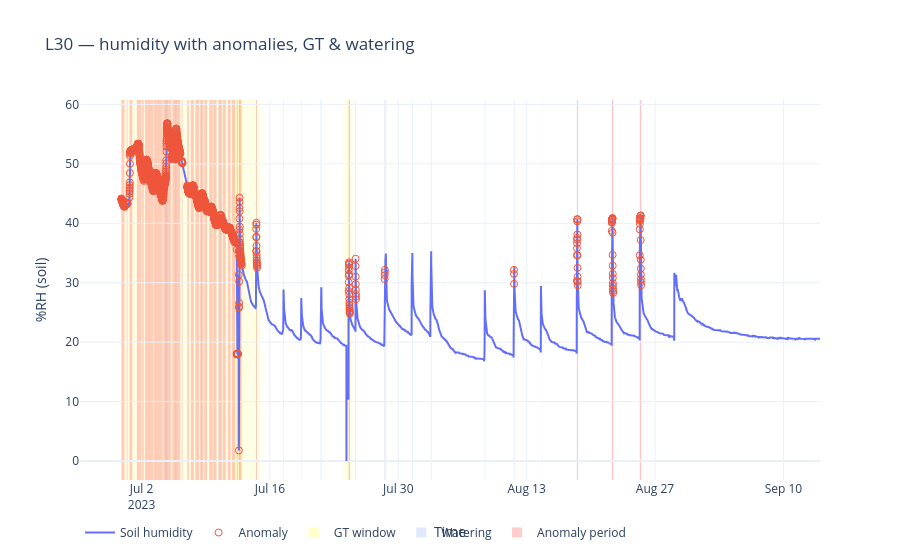

Here is the notebook cell this chart was saved with:
### Markdown cell above
# Plotting Humidity with Anomalies

### Code cell
def plot_interactive(d_line, periods, gt_windows, title=''):
    d = d_line.copy()
    shapes = []

    # --- GT windows (bright yellow) ---
    for s, e, _label in gt_windows:
        shapes.append(dict(
            type='rect', x0=s, x1=e, y0=0, y1=1, xref='x', yref='paper',
            fillcolor='yellow', opacity=0.1, line=dict(width=0), layer='below'
        ))

    # --- Watering periods (as shaded bands, not markers) ---
    wper = periods_from_flag(d, flag_col='watering', time_col='dt')
    for row in wper.itertuples(index=False):
        shapes.append(dict(
            type='rect',
            x0=row.start,
            x1=row.end + pd.Timedelta(minutes=10),  # include the last step
            y0=0, y1=1, xref='x', yref='paper',
            fillcolor="#049df0", opacity=0.1, line=dict(width=0), layer='below'
        ))

    # --- Anomaly periods (red) ---
    for row in periods.itertuples(index=False):
        shapes.append(dict(
            type='rect',
            x0=row.start,
            x1=row.end + pd.Timedelta(minutes=10),
            y0=0, y1=1, xref='x', yref='paper',
            fillcolor='red', opacity=0.2, line=dict(width=0), layer='below'
        ))

    # Figure & traces
    fig = go.Figure()

    # main signal
    fig.add_trace(go.Scatter(
        x=d['dt'], y=d['humidity'],
        mode='lines', name='Soil humidity'
    ))

    # anomaly points with rich hover (GT + plain-English reasons)
    da = d[d['is_anom']].copy()
    hover_text = []
    for _, r in da.iterrows():
        reasons = r.get('plain_english') or r.get('shap_summary') or ''
        ht = (f"<b>{r['dt']}</b><br>"
              f"humidity: {r['humidity']:.2f}%<br>"
              f"score: {r['score']:.3f}<br>"
              f"GT: <b>{r['gt_window_label'] or '—'}</b>")
        if reasons:
            ht += f"<br>why: {reasons}"
        hover_text.append(ht)

    fig.add_trace(go.Scatter(
        x=da['dt'], y=da['humidity'],
        mode='markers', name='Anomaly',
        marker=dict(size=7, symbol='circle-open'),
        hovertemplate='%{text}', text=hover_text
    ))

    # add legend entries for shaded bands using small, non-intrusive markers
    # GT window (yellow)
    fig.add_trace(go.Scatter(
        x=[None], y=[None],
        mode='markers',
        marker=dict(size=10, color='yellow',opacity = 0.22, symbol='square'),
        name='GT window',
        hoverinfo='skip',
        showlegend=True
    ))
    # Watering (blue)
    fig.add_trace(go.Scatter(
        x=[None], y=[None],
        mode='markers',
        marker=dict(size=10, color='cornflowerblue', opacity=0.12, symbol='square'),
        name='Watering',
        hoverinfo='skip',
        showlegend=True
    ))
    # Anomaly periods (red)
    fig.add_trace(go.Scatter(
        x=[None], y=[None],
        mode='markers',
        marker=dict(size=10, color='red', opacity=0.15, symbol='square'),
        name='Anomaly period',
        hoverinfo='skip',
        showlegend=True
    ))




    # apply shaded bands (behind traces)
    fig.update_layout(
        shapes=shapes,
        title=title,
        legend=dict(orientation='h'),
        template='plotly_white',
        hovermode="x unified"
    )
    fig.update_xaxes(title='Time')
    fig.update_yaxes(title='%RH (soil)')
    fig.show()


plot_interactive(d_line, periods, GT_WINDOWS, title=f"{line} — humidity with anomalies, GT & watering")

### Figure 1 — Plotly figure (JSON) as saved in the notebook; plotly's stock layout.template omitted (floating-point values rounded to 4 significant figures; data arrays with more than 128 entries replaced by an {"elided": "..."} marker saying what was removed)
{"data": [{"mode": "lines", "name": "Soil humidity", "type": "scatter", "x": {"elided": "10979 str values"}, "y": {"elided": "10979 float values"}}, {"hovertemplate": "%{text}", "marker": {"size": 7, "symbol": "circle-open"}, "mode": "markers", "name": "Anomaly", "text": {"elided": "1440 str values"}, "type": "scatter", "x": {"elided": "1440 str values"}, "y": {"elided": "1440 float values"}}, {"hoverinfo": "skip", "marker": {"color": "yellow", "opacity": 0.22, "size": 10, "symbol": "square"}, "mode": "markers", "name": "GT window", "showlegend": true, "type": "scatter", "x": [null], "y": [null]}, {"hoverinfo": "skip", "marker": {"color": "cornflowerblue", "opacity": 0.12, "size": 10, "symbol": "square"}, "mode": "markers", "name": "Watering", "showlegend": true, "type": "scatter", "x": [null], "y": [null]}, {"hoverinfo": "skip", "marker": {"color": "red", "opacity": 0.15, "size": 10, "symbol": "square"}, "mode": "markers", "name": "Anomaly period", "showlegend": true, "type": "scatter", "x": [null], "y": [null]}], "layout": {"hovermode": "x unified", "legend": {"orientation": "h"}, "shapes": [{"fillcolor": "yellow", "layer": "below", "line": {"width": 0}, "opacity": 0.1, "type": "rect", "x0": "2023-07-12T00:00:00", "x1": "2023-07-12T23:59:00", "xref": "x", "y0": 0, "y1": 1, "yref": "paper"}, {"fillcolor": "yellow", "layer": "below", "line": {"width": 0}, "opacity": 0.1, "type": "rect", "x0": "2023-07-24T00:00:00", "x1": "2023-07-24T23:59:00", "xref": "x", "y0": 0, "y1": 1, "yref": "paper"}, {"fillcolor": "yellow", "layer": "below", "line": {"width": 0}, "opacity": 0.1, "type": "rect", "x0": "2023-06-29T18:10:00", "x1": "2023-07-14T23:59:00", "xref": "x", "y0": 0, "y1": 1, "yref": "paper"}, {"fillcolor": "#049df0", "layer": "below", "line": {"width": 0}, "opacity": 0.1, "type": "rect", "x0": "2023-07-04T09:40:00", "x1": "2023-07-04T10:30:00", "xref": "x", "y0": 0, "y1": 1, "yref": "paper"}, {"fillcolor": "#049df0", "layer": "below", "line": {"width": 0}, "opacity": 0.1, "type": "rect", "x0": "2023-07-04T13:40:00", "x1": "2023-07-04T20:00:00", "xref": "x", "y0": 0, "y1": 1, "yref": "paper"}, {"fillcolor": "#049df0", "layer": "below", "line": {"width": 0}, "opacity": 0.1, "type": "rect", "x0": "2023-07-05T15:00:00", "x1": "2023-07-05T15:30:00", "xref": "x", "y0": 0, "y1": 1, "yref": "paper"}, {"fillcolor": "#049df0", "layer": "below", "line": {"width": 0}, "opacity": 0.1, "type": "rect", "x0": "2023-07-05T16:00:00", "x1": "2023-07-05T19:30:00", "xref": "x", "y0": 0, "y1": 1, "yref": "paper"}, {"fillcolor": "#049df0", "layer": "below", "line": {"width": 0}, "opacity": 0.1, "type": "rect", "x0": "2023-07-08T12:30:00", "x1": "2023-07-08T14:20:00", "xref": "x", "y0": 0, "y1": 1, "yref": "paper"}, {"fillcolor": "#049df0", "layer": "below", "line": {"width": 0}, "opacity": 0.1, "type": "rect", "x0": "2023-07-10T08:20:00", "x1": "2023-07-10T09:00:00", "xref": "x", "y0": 0, "y1": 1, "yref": "paper"}, {"fillcolor": "#049df0", "layer": "below", "line": {"width": 0}, "opacity": 0.1, "type": "rect", "x0": "2023-07-10T12:30:00", "x1": "2023-07-10T14:40:00", "xref": "x", "y0": 0, "y1": 1, "yref": "paper"}, {"fillcolor": "#049df0", "layer": "below", "line": {"width": 0}, "opacity": 0.1, "type": "rect", "x0": "2023-07-12T15:00:00", "x1": "2023-07-12T17:30:00", "xref": "x", "y0": 0, "y1": 1, "yref": "paper"}, {"fillcolor": "#049df0", "layer": "below", "line": {"width": 0}, "opacity": 0.1, "type": "rect", "x0": "2023-07-14T10:50:00", "x1": "2023-07-14T11:20:00", "xref": "x", "y0": 0, "y1": 1, "yref": "paper"}, {"fillcolor": "#049df0", "layer": "below", "line": {"width": 0}, "opacity": 0.1, "type": "rect", "x0": "2023-07-14T11:50:00", "x1": "2023-07-14T13:20:00", "xref": "x", "y0": 0, "y1": 1, "yref": "paper"}, {"fillcolor": "#049df0", "layer": "below", "line": {"width": 0}, "opacity": 0.1, "type": "rect", "x0": "2023-07-17T10:20:00", "x1": "2023-07-17T12:40:00", "xref": "x", "y0": 0, "y1": 1, "yref": "paper"}, {"fillcolor": "#049df0", "layer": "below", "line": {"width": 0}, "opacity": 0.1, "type": "rect", "x0": "2023-07-19T09:00:00", "x1": "2023-07-19T11:10:00", "xref": "x", "y0": 0, "y1": 1, "yref": "paper"}, {"fillcolor": "#049df0", "layer": "below", "line": {"width": 0}, "opacity": 0.1, "type": "rect", "x0": "2023-07-21T12:00:00", "x1": "2023-07-21T15:50:00", "xref": "x", "y0": 0, "y1": 1, "yref": "paper"}, {"fillcolor": "#049df0", "layer": "below", "line": {"width": 0}, "opacity": 0.1, "type": "rect", "x0": "2023-07-24T14:20:00", "x1": "2023-07-24T16:40:00", "xref": "x", "y0": 0, "y1": 1, "yref": "paper"}, {"fillcolor": "#049df0", "layer": "below", "line": {"width": 0}, "opacity": 0.1, "type": "rect", "x0": "2023-07-28T12:00:00", "x1": "2023-07-28T12:10:00", "xref": "x", "y0": 0, "y1": 1, "yref": "paper"}, {"fillcolor": "#049df0", "layer": "below", "line": {"width": 0}, "opacity": 0.1, "type": "rect", "x0": "2023-07-28T12:20:00", "x1": "2023-07-28T17:10:00", "xref": "x", "y0": 0, "y1": 1, "yref": "paper"}, {"fillcolor": "#049df0", "layer": "below", "line": {"width": 0}, "opacity": 0.1, "type": "rect", "x0": "2023-07-29T10:30:00", "x1": "2023-07-29T10:50:00", "xref": "x", "y0": 0, "y1": 1, "yref": "paper"}, {"fillcolor": "#049df0", "layer": "below", "line": {"width": 0}, "opacity": 0.1, "type": "rect", "x0": "2023-07-29T17:00:00", "x1": "2023-07-29T17:10:00", "xref": "x", "y0": 0, "y1": 1, "yref": "paper"}, {"fillcolor": "#049df0", "layer": "below", "line": {"width": 0}, "opacity": 0.1, "type": "rect", "x0": "2023-07-30T10:20:00", "x1": "2023-07-30T10:30:00", "xref": "x", "y0": 0, "y1": 1, "yref": "paper"}, {"fillcolor": "#049df0", "layer": "below", "line": {"width": 0}, "opacity": 0.1, "type": "rect", "x0": "2023-07-31T11:10:00", "x1": "2023-07-31T11:20:00", "xref": "x", "y0": 0, "y1": 1, "yref": "paper"}, {"fillcolor": "#049df0", "layer": "below", "line": {"width": 0}, "opacity": 0.1, "type": "rect", "x0": "2023-07-31T12:00:00", "x1": "2023-07-31T14:40:00", "xref": "x", "y0": 0, "y1": 1, "yref": "paper"}, {"fillcolor": "#049df0", "layer": "below", "line": {"width": 0}, "opacity": 0.1, "type": "rect", "x0": "2023-08-02T13:10:00", "x1": "2023-08-02T16:10:00", "xref": "x", "y0": 0, "y1": 1, "yref": "paper"}, {"fillcolor": "#049df0", "layer": "below", "line": {"width": 0}, "opacity": 0.1, "type": "rect", "x0": "2023-08-08T10:00:00", "x1": "2023-08-08T12:40:00", "xref": "x", "y0": 0, "y1": 1, "yref": "paper"}, {"fillcolor": "#049df0", "layer": "below", "line": {"width": 0}, "opacity": 0.1, "type": "rect", "x0": "2023-08-11T15:30:00", "x1": "2023-08-11T17:10:00", "xref": "x", "y0": 0, "y1": 1, "yref": "paper"}, {"fillcolor": "#049df0", "layer": "below", "line": {"width": 0}, "opacity": 0.1, "type": "rect", "x0": "2023-08-11T17:20:00", "x1": "2023-08-11T18:10:00", "xref": "x", "y0": 0, "y1": 1, "yref": "paper"}, {"fillcolor": "#049df0", "layer": "below", "line": {"width": 0}, "opacity": 0.1, "type": "rect", "x0": "2023-08-14T14:40:00", "x1": "2023-08-14T15:50:00", "xref": "x", "y0": 0, "y1": 1, "yref": "paper"}, {"fillcolor": "#049df0", "layer": "below", "line": {"width": 0}, "opacity": 0.1, "type": "rect", "x0": "2023-08-18T13:00:00", "x1": "2023-08-18T15:30:00", "xref": "x", "y0": 0, "y1": 1, "yref": "paper"}, {"fillcolor": "#049df0", "layer": "below", "line": {"width": 0}, "opacity": 0.1, "type": "rect", "x0": "2023-08-22T09:00:00", "x1": "2023-08-22T11:40:00", "xref": "x", "y0": 0, "y1": 1, "yref": "paper"}, {"fillcolor": "#049df0", "layer": "below", "line": {"width": 0}, "opacity": 0.1, "type": "rect", "x0": "2023-08-25T10:20:00", "x1": "2023-08-25T13:30:00", "xref": "x", "y0": 0, "y1": 1, "yref": "paper"}, {"fillcolor": "red", "layer": "below", "line": {"width": 0}, "opacity": 0.2, "type": "rect", "x0": "2023-06-29T19:10:00", "x1": "2023-06-30T03:10:00", "xref": "x", "y0": 0, "y1": 1, "yref": "paper"}, {"fillcolor": "red", "layer": "below", "line": {"width": 0}, "opacity": 0.2, "type": "rect", "x0": "2023-06-30T03:50:00", "x1": "2023-06-30T04:00:00", "xref": "x", "y0": 0, "y1": 1, "yref": "paper"}, {"fillcolor": "red", "layer": "below", "line": {"width": 0}, "opacity": 0.2, "type": "rect", "x0": "2023-06-30T09:00:00", "x1": "2023-06-30T11:10:00", "xref": "x", "y0": 0, "y1": 1, "yref": "paper"}, {"fillcolor": "red", "layer": "below", "line": {"width": 0}, "opacity": 0.2, "type": "rect", "x0": "2023-06-30T16:20:00", "x1": "2023-07-01T00:00:00", "xref": "x", "y0": 0, "y1": 1, "yref": "paper"}, {"fillcolor": "red", "layer": "below", "line": {"width": 0}, "opacity": 0.2, "type": "rect", "x0": "2023-07-01T11:40:00", "x1": "2023-07-02T04:40:00", "xref": "x", "y0": 0, "y1": 1, "yref": "paper"}, {"fillcolor": "red", "layer": "below", "line": {"width": 0}, "opacity": 0.2, "type": "rect", "x0": "2023-07-02T05:00:00", "x1": "2023-07-02T05:50:00", "xref": "x", "y0": 0, "y1": 1, "yref": "paper"}, {"fillcolor": "red", "layer": "below", "line": {"width": 0}, "opacity": 0.2, "type": "rect", "x0": "2023-07-02T06:10:00", "x1": "2023-07-02T06:20:00", "xref": "x", "y0": 0, "y1": 1, "yref": "paper"}, {"fillcolor": "red", "layer": "below", "line": {"width": 0}, "opacity": 0.2, "type": "rect", "x0": "2023-07-02T08:40:00", "x1": "2023-07-03T07:20:00", "xref": "x", "y0": 0, "y1": 1, "yref": "paper"}, {"fillcolor": "red", "layer": "below", "line": {"width": 0}, "opacity": 0.2, "type": "rect", "x0": "2023-07-03T08:40:00", "x1": "2023-07-04T07:20:00", "xref": "x", "y0": 0, "y1": 1, "yref": "paper"}, {"fillcolor": "red", "layer": "below", "line": {"width": 0}, "opacity": 0.2, "type": "rect", "x0": "2023-07-04T08:50:00", "x1": "2023-07-05T05:00:00", "xref": "x", "y0": 0, "y1": 1, "yref": "paper"}, {"fillcolor": "red", "layer": "below", "line": {"width": 0}, "opacity": 0.2, "type": "rect", "x0": "2023-07-05T07:10:00", "x1": "2023-07-05T07:40:00", "xref": "x", "y0": 0, "y1": 1, "yref": "paper"}, {"fillcolor": "red", "layer": "below", "line": {"width": 0}, "opacity": 0.2, "type": "rect", "x0": "2023-07-05T08:30:00", "x1": "2023-07-06T05:10:00", "xref": "x", "y0": 0, "y1": 1, "yref": "paper"}, {"fillcolor": "red", "layer": "below", "line": {"width": 0}, "opacity": 0.2, "type": "rect", "x0": "2023-07-06T05:40:00", "x1": "2023-07-06T05:50:00", "xref": "x", "y0": 0, "y1": 1, "yref": "paper"}, {"fillcolor": "red", "layer": "below", "line": {"width": 0}, "opacity": 0.2, "type": "rect", "x0": "2023-07-06T09:10:00", "x1": "2023-07-06T11:10:00", "xref": "x", "y0": 0, "y1": 1, "yref": "paper"}, {"fillcolor": "red", "layer": "below", "line": {"width": 0}, "opacity": 0.2, "type": "rect", "x0": "2023-07-06T23:30:00", "x1": "2023-07-07T03:50:00", "xref": "x", "y0": 0, "y1": 1, "yref": "paper"}, {"fillcolor": "red", "layer": "below", "line": {"width": 0}, "opacity": 0.2, "type": "rect", "x0": "2023-07-07T08:40:00", "x1": "2023-07-07T17:00:00", "xref": "x", "y0": 0, "y1": 1, "yref": "paper"}, {"fillcolor": "red", "layer": "below", "line": {"width": 0}, "opacity": 0.2, "type": "rect", "x0": "2023-07-07T20:40:00", "x1": "2023-07-08T06:50:00", "xref": "x", "y0": 0, "y1": 1, "yref": "paper"}, {"fillcolor": "red", "layer": "below", "line": {"width": 0}, "opacity": 0.2, "type": "rect", "x0": "2023-07-08T09:20:00", "x1": "2023-07-08T17:40:00", "xref": "x", "y0": 0, "y1": 1, "yref": "paper"}, {"fillcolor": "red", "layer": "below", "line": {"width": 0}, "opacity": 0.2, "type": "rect", "x0": "2023-07-08T20:10:00", "x1": "2023-07-09T03:20:00", "xref": "x", "y0": 0, "y1": 1, "yref": "paper"}, {"fillcolor": "red", "layer": "below", "line": {"width": 0}, "opacity": 0.2, "type": "rect", "x0": "2023-07-09T09:10:00", "x1": "2023-07-09T18:10:00", "xref": "x", "y0": 0, "y1": 1, "yref": "paper"}, {"fillcolor": "red", "layer": "below", "line": {"width": 0}, "opacity": 0.2, "type": "rect", "x0": "2023-07-09T18:40:00", "x1": "2023-07-09T18:50:00", "xref": "x", "y0": 0, "y1": 1, "yref": "paper"}, {"fillcolor": "red", "layer": "below", "line": {"width": 0}, "opacity": 0.2, "type": "rect", "x0": "2023-07-09T19:30:00", "x1": "2023-07-10T04:10:00", "xref": "x", "y0": 0, "y1": 1, "yref": "paper"}, {"fillcolor": "red", "layer": "below", "line": {"width": 0}, "opacity": 0.2, "type": "rect", "x0": "2023-07-10T04:30:00", "x1": "2023-07-10T04:40:00", "xref": "x", "y0": 0, "y1": 1, "yref": "paper"}, {"fillcolor": "red", "layer": "below", "line": {"width": 0}, "opacity": 0.2, "type": "rect", "x0": "2023-07-10T09:20:00", "x1": "2023-07-10T18:20:00", "xref": "x", "y0": 0, "y1": 1, "yref": "paper"}, {"fillcolor": "red", "layer": "below", "line": {"width": 0}, "opacity": 0.2, "type": "rect", "x0": "2023-07-10T20:20:00", "x1": "2023-07-11T04:40:00", "xref": "x", "y0": 0, "y1": 1, "yref": "paper"}, {"fillcolor": "red", "layer": "below", "line": {"width": 0}, "opacity": 0.2, "type": "rect", "x0": "2023-07-11T09:40:00", "x1": "2023-07-11T17:10:00", "xref": "x", "y0": 0, "y1": 1, "yref": "paper"}, {"fillcolor": "red", "layer": "below", "line": {"width": 0}, "opacity": 0.2, "type": "rect", "x0": "2023-07-11T20:10:00", "x1": "2023-07-12T04:40:00", "xref": "x", "y0": 0, "y1": 1, "yref": "paper"}, {"fillcolor": "red", "layer": "below", "line": {"width": 0}, "opacity": 0.2, "type": "rect", "x0": "2023-07-12T09:10:00", "x1": "2023-07-12T12:10:00", "xref": "x", "y0": 0, "y1": 1, "yref": "paper"}, {"fillcolor": "red", "layer": "below", "line": {"width": 0}, "opacity": 0.2, "type": "rect", "x0": "2023-07-12T14:30:00", "x1": "2023-07-12T21:40:00", "xref": "x", "y0": 0, "y1": 1, "yref": "paper"}, {"fillcolor": "red", "layer": "below", "line": {"width": 0}, "opacity": 0.2, "type": "rect", "x0": "2023-07-12T22:20:00", "x1": "2023-07-12T22:30:00", "xref": "x", "y0": 0, "y1": 1, "yref": "paper"}, {"fillcolor": "red", "layer": "below", "line": {"width": 0}, "opacity": 0.2, "type": "rect", "x0": "2023-07-14T11:50:00", "x1": "2023-07-14T14:30:00", "xref": "x", "y0": 0, "y1": 1, "yref": "paper"}, {"fillcolor": "red", "layer": "below", "line": {"width": 0}, "opacity": 0.2, "type": "rect", "x0": "2023-07-24T14:00:00", "x1": "2023-07-24T17:20:00", "xref": "x", "y0": 0, "y1": 1, "yref": "paper"}, {"fillcolor": "red", "layer": "below", "line": {"width": 0}, "opacity": 0.2, "type": "rect", "x0": "2023-07-25T08:10:00", "x1": "2023-07-25T09:30:00", "xref": "x", "y0": 0, "y1": 1, "yref": "paper"}, {"fillcolor": "red", "layer": "below", "line": {"width": 0}, "opacity": 0.2, "type": "rect", "x0": "2023-07-28T12:20:00", "x1": "2023-07-28T13:00:00", "xref": "x", "y0": 0, "y1": 1, "yref": "paper"}, {"fillcolor": "red", "layer": "below", "line": {"width": 0}, "opacity": 0.2, "type": "rect", "x0": "2023-08-11T14:40:00", "x1": "2023-08-11T15:10:00", "xref": "x", "y0": 0, "y1": 1, "yref": "paper"}, {"fillcolor": "red", "layer": "below", "line": {"width": 0}, "opacity": 0.2, "type": "rect", "x0": "2023-08-18T11:20:00", "x1": "2023-08-18T13:50:00", "xref": "x", "y0": 0, "y1": 1, "yref": "paper"}, {"fillcolor": "red", "layer": "below", "line": {"width": 0}, "opacity": 0.2, "type": "rect", "x0": "2023-08-22T06:50:00", "x1": "2023-08-22T10:30:00", "xref": "x", "y0": 0, "y1": 1, "yref": "paper"}, {"fillcolor": "red", "layer": "below", "line": {"width": 0}, "opacity": 0.2, "type": "rect", "x0": "2023-08-25T08:00:00", "x1": "2023-08-25T11:40:00", "xref": "x", "y0": 0, "y1": 1, "yref": "paper"}], "title": {"text": "L30 — humidity with anomalies, GT & watering"}, "xaxis": {"title": {"text": "Time"}}, "yaxis": {"title": {"text": "%RH (soil)"}}}}
